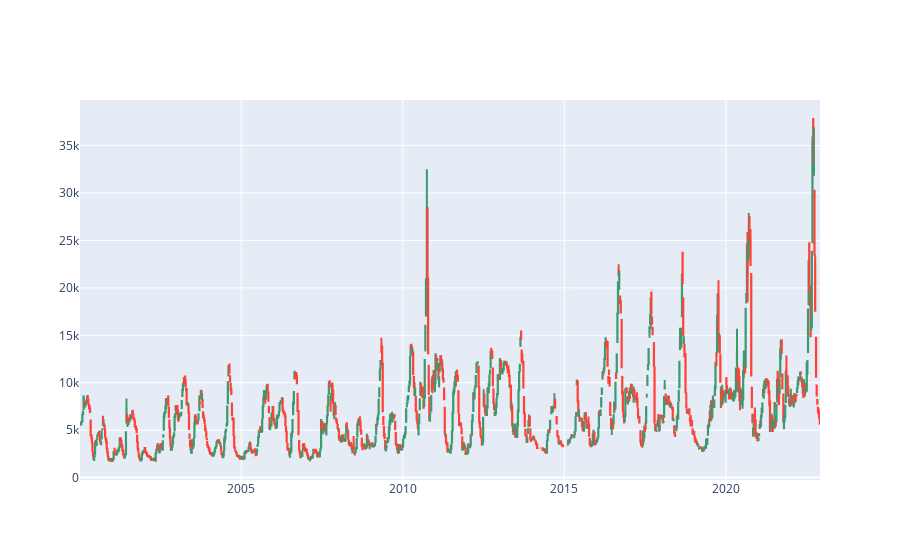
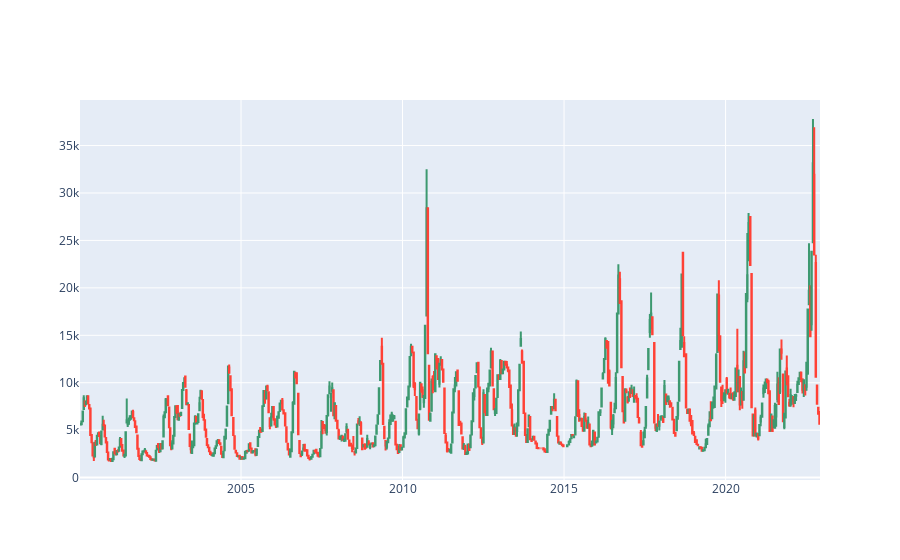
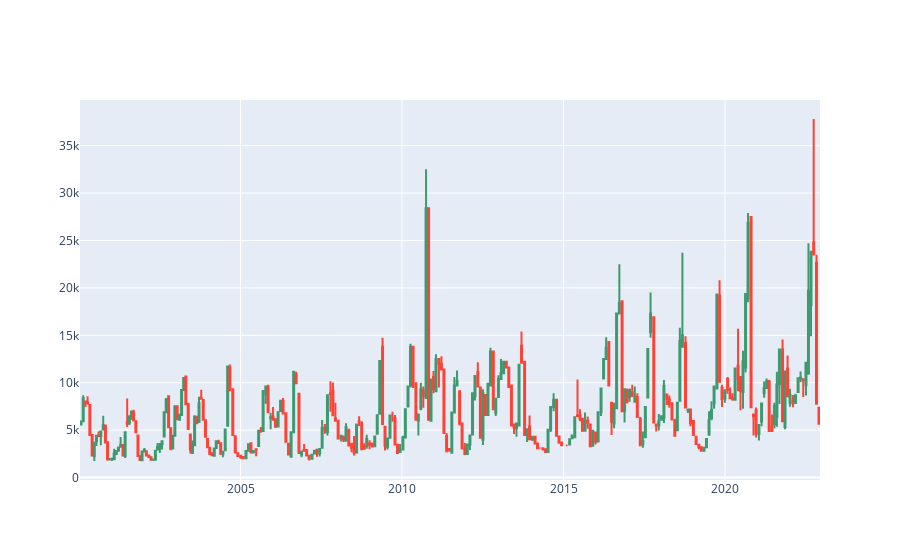
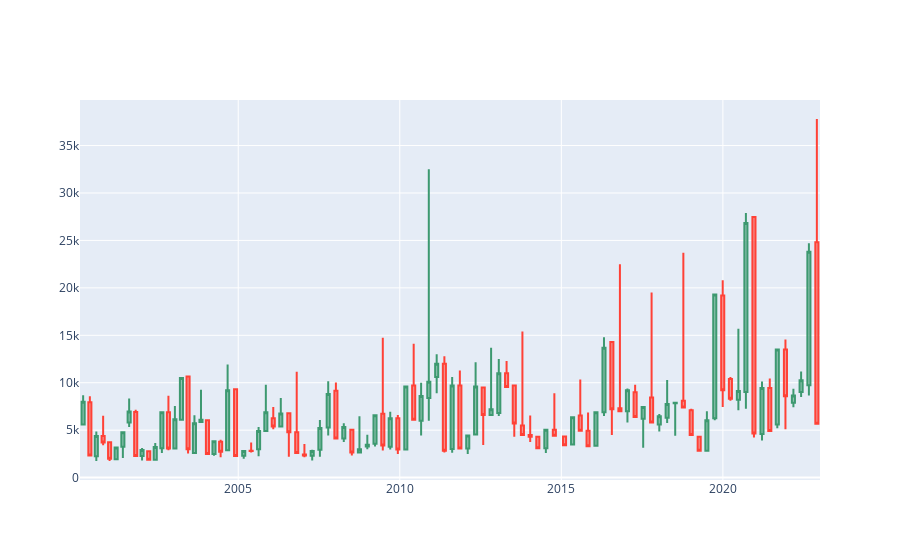

The cell these charts' notebook holds for them, in order:
### Code cell
# 캔들 스틱 차트 그리기 제목추가=candle_df 변수명
def candle_stick_chart(candle_df):
    fig = go.Figure(data=[go.Candlestick(x=candle_df.index,
                                         open=candle_df['시가'],
                                         high=candle_df['고가'],
                                         low=candle_df['저가'],
                                         close=candle_df['종가'])])
    fig.update_layout(xaxis_rangeslider_visible=False)
    fig.show()

    

# 캔들 스틱 차트 그리기
candle_stick_chart(candle_df_5)
candle_stick_chart(candle_df_10)
candle_stick_chart(candle_df_20)
candle_stick_chart(candle_df_60)
candle_stick_chart(candle_df_120)

### Figure 1 — Plotly figure (JSON) as saved in the notebook; plotly's stock layout.template omitted (floating-point values rounded to 4 significant figures; data arrays with more than 128 entries replaced by an {"elided": "..."} marker saying what was removed)
{"data": [{"close": {"elided": "1176 float values"}, "high": {"elided": "1176 float values"}, "low": {"elided": "1176 float values"}, "open": {"elided": "1176 float values"}, "type": "candlestick", "x": {"elided": "1176 str values"}}], "layout": {"xaxis": {"rangeslider": {"visible": false}}}}

### Figure 2 — Plotly figure (JSON) as saved in the notebook; plotly's stock layout.template omitted (floating-point values rounded to 4 significant figures; data arrays with more than 128 entries replaced by an {"elided": "..."} marker saying what was removed)
{"data": [{"close": {"elided": "588 float values"}, "high": {"elided": "588 float values"}, "low": {"elided": "588 float values"}, "open": {"elided": "588 float values"}, "type": "candlestick", "x": {"elided": "588 str values"}}], "layout": {"xaxis": {"rangeslider": {"visible": false}}}}

### Figure 3 — Plotly figure (JSON) as saved in the notebook; plotly's stock layout.template omitted (floating-point values rounded to 4 significant figures; data arrays with more than 128 entries replaced by an {"elided": "..."} marker saying what was removed)
{"data": [{"close": {"elided": "294 float values"}, "high": {"elided": "294 float values"}, "low": {"elided": "294 float values"}, "open": {"elided": "294 float values"}, "type": "candlestick", "x": {"elided": "294 str values"}}], "layout": {"xaxis": {"rangeslider": {"visible": false}}}}

### Figure 4 — Plotly figure (JSON) as saved in the notebook; plotly's stock layout.template omitted (floating-point values rounded to 4 significant figures)
{"data": [{"close": [7990, 2330, 4390, 3695, 1980, 3180, 4790, 6960, 2270, 2920, 1880, 3230, 6880, 3055, 6140, 10500, 2980, 5720, 6088, 2476.0, 3832, 2720, 9220, 2290, 2810, 2800, 4920, 6880, 5375, 6744.0, 4785, 2585, 2334.0, 2800, 5240, 8820, 4125, 5330, 2650, 2990, 3460, 6560, 3390, 6250, 2950, 9600, 6100, 8600, 10100, 12000, 2820, 9700, 3075, 4450, 9600, 6600, 7200, 11000, 9550, 5700, 4500, 4300, 3100, 5050, 4400, 3400, 6350, 4950, 3300, 6900, 13700, 7200, 7000, 9200, 6400, 7450, 5800, 6460, 7750, 7900, 7400, 4500, 2840, 6050, 19300, 9200, 8300, 9117, 26840, 4656.0, 9445, 4900, 13490, 8570, 8644, 10260, 23800, 5664], "high": [8690, 8580, 4870, 6520, 3720, 3200, 4790, 8340, 7160, 3120, 2780, 3650, 6880, 8630, 7550, 10570, 10650, 6570, 9250, 6067, 3839, 3990, 11910, 9320, 2810, 3700, 5340, 9800, 7430, 8390, 6778, 11150, 3540, 2930, 6060, 10150, 10030, 5730, 5100, 6460, 4510, 6560, 14750, 6950, 6600, 9600, 14100, 10000, 32500, 13000, 12800, 10600, 11300, 4450, 12150, 9500, 13700, 12500, 12300, 9775, 15400, 6550, 4300, 5050, 8900, 4340, 6350, 10350, 6850, 6900, 14800, 14300, 22500, 9400, 9800, 7450, 19500, 6700, 10300, 7900, 23700, 7266, 4300, 7000, 19300, 20800, 10611, 15700, 27880, 27480, 10140, 10440, 13490, 14570, 9362, 11180, 24700, 37800], "low": [5600, 2330, 1760, 3420, 1750, 1900, 2060, 5330, 2270, 1815, 1860, 1772.0, 2600, 2875, 3065, 5990, 2540, 2590, 5750, 2476.0, 2310, 2150, 2890, 2210, 1980, 2650, 2240, 4920, 5090, 5375, 2200, 2570, 2150, 1800, 2205, 4450, 4125, 3760, 2340, 2540, 2990, 3280, 2850, 2950, 2500, 2950, 6100, 4450, 6000, 8900, 2650, 2620, 2950, 2500, 4450, 3430, 6600, 6500, 9500, 4300, 4500, 3750, 3100, 2600, 4400, 3300, 3500, 4950, 3300, 3350, 6500, 4500, 7000, 5800, 6400, 3150, 5800, 4860, 5760, 4400, 7400, 4500, 2840, 2770, 6050, 7450, 8100, 7100, 7250, 4240, 3906.0, 4824, 5200, 5090, 7424, 8504, 8650, 5664], "open": [5600, 7950, 2250, 4390, 3720, 1940, 3240, 5800, 6920, 2270, 2780, 1880, 3100, 6880, 3065, 6090, 10650, 2590, 5850, 6058, 2476.0, 3770, 2890, 9320, 2300, 2830, 2994.0, 4920, 6250, 5375, 6778, 4785, 2445, 2300, 2930, 5270, 9160, 4125, 5050, 2650, 3290, 3560, 6730, 3250, 6250, 2950, 9700, 6000, 8400, 10600, 12000, 3020, 9700, 3075, 4550, 9500, 6600, 6800, 11000, 9700, 5500, 4500, 4300, 3100, 5050, 4340, 3500, 6550, 4950, 3350, 6900, 14300, 7300, 7000, 9000, 6200, 8450, 5600, 6300, 7850, 8100, 7100, 4300, 2840, 6250, 19200, 10400, 8200, 9017, 27480, 4606.0, 9445, 5600, 13490, 7890, 9016, 9730, 24800], "type": "candlestick", "x": ["2000-03-15", "2000-05-30", "2000-08-11", "2000-10-27", "2001-01-08", "2001-03-23", "2001-06-07", "2001-08-17", "2001-10-30", "2002-01-10", "2002-03-26", "2002-06-08", "2002-08-22", "2002-11-04", "2003-01-16", "2003-03-31", "2003-06-14", "2003-08-25", "2003-11-07", "2004-01-19", "2004-04-02", "2004-06-16", "2004-09-03", "2004-12-02", "2005-03-04", "2005-05-27", "2005-08-19", "2005-11-09", "2006-02-01", "2006-04-27", "2006-07-27", "2006-10-24", "2007-01-19", "2007-04-17", "2007-07-13", "2007-10-15", "2008-01-10", "2008-04-08", "2008-07-08", "2008-10-02", "2008-12-30", "2009-03-27", "2009-06-23", "2009-09-15", "2009-12-10", "2010-03-10", "2010-06-07", "2010-08-30", "2010-11-25", "2011-02-22", "2011-05-20", "2011-08-16", "2011-11-11", "2012-02-08", "2012-05-07", "2012-08-01", "2012-10-29", "2013-01-24", "2013-04-22", "2013-07-18", "2013-10-18", "2014-01-14", "2014-04-10", "2014-07-10", "2014-10-14", "2015-02-06", "2015-05-08", "2015-08-03", "2015-10-30", "2016-01-27", "2016-04-27", "2016-07-25", "2016-10-24", "2017-01-17", "2017-04-14", "2017-07-14", "2017-10-17", "2018-01-12", "2018-04-11", "2018-07-11", "2018-10-11", "2019-01-08", "2019-04-08", "2019-07-04", "2019-10-01", "2019-12-30", "2020-03-26", "2020-06-24", "2020-09-17", "2020-12-17", "2021-03-18", "2021-06-14", "2021-09-07", "2021-12-08", "2022-03-08", "2022-06-03", "2022-08-30", "2022-11-28"]}], "layout": {"xaxis": {"rangeslider": {"visible": false}}}}
